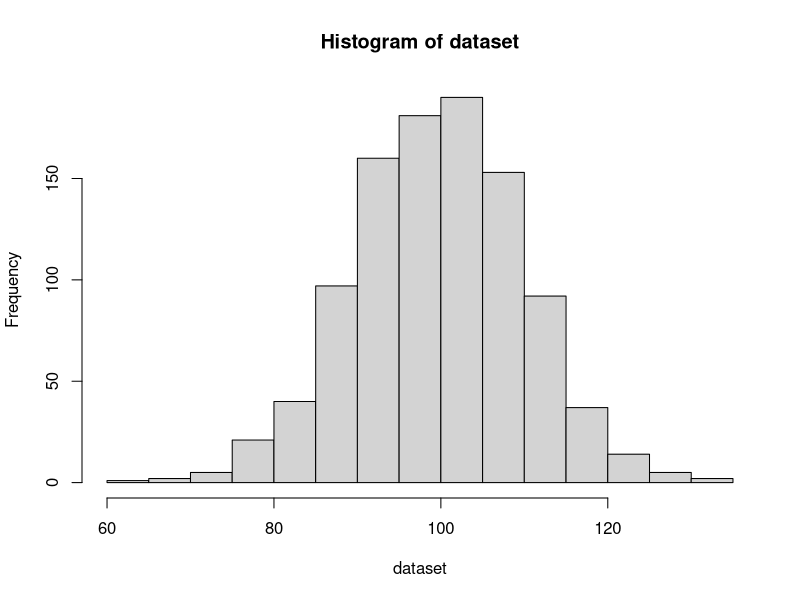

The R source for this figure: (Note: this script raises an error after producing the figure.)
## PROBABILITIES

## Data set: NORM ####
dataset <- round(rnorm(n=1000, mean=100, sd=10))
## DISTRIBUTION ####
## WHAT IS DISTRIBUTION OF PROBABILITIES? (density)
## visualize counts
hist(dataset)
## calculate
dist <- dnorm(x=dataset, mean=mean(dataset), sd=sd(dataset))
## combine numbers and probabilities
df <- data.frame(num=dataset,
                 dist=dist)
## visualize probs
## geom_col will mislead because it will sum probs when num values repeated
ggplot(df, aes(x=num, y=dist))+geom_col()
## % probabilities by num -> line or points give same result
ggplot(df, aes(x=num, y=dist))+geom_line()
ggplot(df, aes(x=num, y=dist))+geom_point()
plot(df)

## WHAT IS CUMULATIVE DISTRIBUTION?
cumdist <- pnorm(q=dataset, mean=mean(dataset),
                 sd=sd(dataset))

plot(cumdist)
df <- bind_cols(df, data.frame(cumdist))
ggplot(df, aes(x=num, y=cumdist))+geom_line()

## PROBABILITIES ####
## What is the probability of outcome less than X?
options(scipen = 999)
X <- 90
pnorm(q=X, mean=mean(dataset), sd=sd(dataset))

## What is the probability of outcome greater than X?
X <- 90
pnorm(q=X, mean=mean(dataset), sd=sd(dataset),
      lower.tail = FALSE)
## or...
1-pnorm(q=X, mean=mean(dataset), sd=sd(dataset))

## What is the probability of outcome between X and Y?
X <- mean(dataset)-sd(dataset)
Y <- mean(dataset)+sd(dataset)
pXless <- pnorm(q=X, mean=mean(dataset), sd=sd(dataset))
pYmore <- pnorm(q=Y, mean=mean(dataset), sd=sd(dataset), 
      lower.tail = FALSE)
pbtwn <- 1-(pXles+pYmore)
ggplot(df, aes(x=num, y=dist))+geom_line()+
  geom_vline(xintercept = X, linetype='dashed')+
  geom_vline(xintercept=Y, linetype='dashed')

## PERCENTILES ####
## calc value at given percentile 
## theoretical - based on mean, sd
qnorm(p=0.75, mean=mean(dataset),
      sd=sd(dataset))
## actual based on dataset
## add percentiles to data
quantile(x=dataset, probs=0.75)

## Percentiles:
## - CDF (pnorm) provides percentile values for each num
## What is the total value up to 25th percentile?
## how many items are covered in the 25th percentile?
## what % of total items are covered in the 25th percentile?
plot(ecdf(df$num))
plot.ecdf(df$num)
plot(df$cumdist~df$num)
ggplot(df, aes(x=num, y=cumdist))+geom_line()
ggplot(df, aes(x=cumdist, y=num))+geom_line()

## calculate value of num as % of total
df <- df %>% arrange(num) %>% mutate(
  pct=num/sum(num),
  pctt=cumsum(pct)
)       
ggplot(df, aes(x=cumdist, y=pct))+geom_line()
ggplot(df, aes(x=cumdist, y=pctt))+geom_line()
#ggplot(df, aes(x=cumdist, y=pct))+geom_col()

## Data 2: longer tail ####
# dataset2 <- round(rnorm(n=250, mean=mean(dataset)*2, 
#                                    sd=sd(dataset)*5))
dataset2 <- round(rnorm(n=250, mean=mean(dataset)*2,
                  sd=sd(dataset)*10))
dataset2 <- dataset2[dataset2>100]
hist(dataset2)
dataset <- c(dataset, dataset2)

## DISTRIBUTION ####
## WHAT IS DISTRIBUTION OF PROBABILITIES? (density)
## visualize counts
hist(dataset)
## calculate
dist <- dnorm(x=dataset, mean=mean(dataset), sd=sd(dataset))
## combine numbers and probabilities
df <- data.frame(num=dataset,
                 dist=dist)
## visualize probs
## geom_col will mislead because it will sum probs when num values repeated
#ggplot(df, aes(x=num, y=dist))+geom_col()
## % probabilities by num -> line or points give same result
ggplot(df, aes(x=num, y=dist))+geom_line()
ggplot(df, aes(x=num, y=dist))+geom_point()
plot(df)

## WHAT IS CUMULATIVE DISTRIBUTION?
cumdist <- pnorm(q=dataset, mean=mean(dataset),
                 sd=sd(dataset))

plot(cumdist)
df <- bind_cols(df, data.frame(cumdist))
ggplot(df, aes(x=num, y=cumdist))+geom_line()
ggplot(df, aes(x=cumdist, y=num))+geom_line()

## PROBABILITIES ####
## What is the probability of outcome less than X?
options(scipen = 999)
X <- 90
pnorm(q=X, mean=mean(dataset), sd=sd(dataset))

## What is the probability of outcome greater than X?
X <- 90
pnorm(q=X, mean=mean(dataset), sd=sd(dataset),
      lower.tail = FALSE)
## or...
1-pnorm(q=X, mean=mean(dataset), sd=sd(dataset))

## What is the probability of outcome between X and Y?
X <- mean(dataset)-sd(dataset)
Y <- mean(dataset)+sd(dataset)
pXless <- pnorm(q=X, mean=mean(dataset), sd=sd(dataset))
pYmore <- pnorm(q=Y, mean=mean(dataset), sd=sd(dataset), 
                lower.tail = FALSE)
pbtwn <- 1-(pXles+pYmore)
ggplot(df, aes(x=num, y=dist))+geom_line()+
  geom_vline(xintercept = X, linetype='dashed')+
  geom_vline(xintercept=Y, linetype='dashed')

## WHAT ARE PERCENTILES?
## calc value at given percentile 
## theoretical - based on mean, sd
qnorm(p=0.75, mean=mean(dataset),
      sd=sd(dataset))
## actual based on dataset
## add percentiles to data
quantile(x=dataset, probs=0.75)

## Percentiles:
## - CDF (pnorm) provides percentile values for each num
## what value corresponds to 80th percentile?
## what percentile rank is 100?
plot(ecdf(df$num))
plot.ecdf(df$num)
plot(df$cumdist~df$num)
ggplot(df, aes(x=num, y=cumdist))+geom_line()
ggplot(df, aes(x=cumdist, y=num))+geom_line()

## What % of total is covered by top 20th percentile rank?
## calculate value of num as % of total
df <- df %>% arrange(num) %>% mutate(
  pct=num/sum(num),
  pctt=cumsum(pct)
)       
ggplot(df, aes(x=cumdist, y=pct))+geom_line()
ggplot(df, aes(x=cumdist, y=pctt))+geom_line()
#ggplot(df, aes(x=cumdist, y=pct))+geom_col()

## looks suspicious - but the math holds up
df.test <- df %>% filter(cumdist<0.4)
sum(df.test$num)
sum(df$num)
sum(df.test$num)/sum(df$num)

## LONG-TAIL SIM ####

## custom distribution
vals <- NULL
for(t in 1:1000){
  s <- sample(x=1:20, size=1)
  if(s<=10){
    val <- runif(n=1, min=1, max=10)
  } else if(s<=15){
    val <- runif(n=1, min=11, max=30)
  } else if (s<=18){
    val <- runif(n=1, min=31, max=70)
  } else {
    val <- runif(n=1, min=71, max=150)
  }
  
  vals <- c(vals, val)
}
hist(vals)

## could create wide normal and cut off start
## still not long enough tail
hist(rnorm(n=1000, mean=10000, sd=20000))
## rpois with lambda 4 has possibilities
hist(rpois(n=10000, lambda=4))
## use rpois
rp <- rpois(n=10000, lambda=4)
## magnify values for volume and additional spread
rp2 <- rp^2.5
hist(rp2)

df.rp <- data.frame(values=rp2)

## sort
df.rp <- df.rp %>% arrange(values)
df.rp$values <- as.integer(df.rp$values)
## group for freq dist calculations
df.rp.g <- df.rp %>% group_by(values) %>% summarize(freq=n())
## add some calculations
df.rp.g <- df.rp.g %>% mutate(
  cumfreq=cumsum(freq),
  freqpc=freq/sum(freq),
  cumfreqpc=cumsum(freq)/sum(freq),
  ttls=values*freq,
  ttl.pc=ttls/sum(ttls),
  ttl.cum=cumsum(ttls),
  ttl.cum.pc=ttl.cum/sum(ttls)
)

ggplot(df.rp.g, aes(x=values, y=cumfreq))+geom_line()
## density
ggplot(df.rp.g, aes(x=values, y=freqpc))+geom_line()
## cdf
ggplot(df.rp.g, aes(x=values, y=cumfreqpc))+geom_line()
## percentiles
ggplot(df.rp.g, aes(x=cumfreqpc, y=values))+geom_line()
## distribution of total value by percentile (cdf)
ggplot(df.rp.g, aes(x=cumfreqpc, y=ttl.cum.pc))+geom_line()
